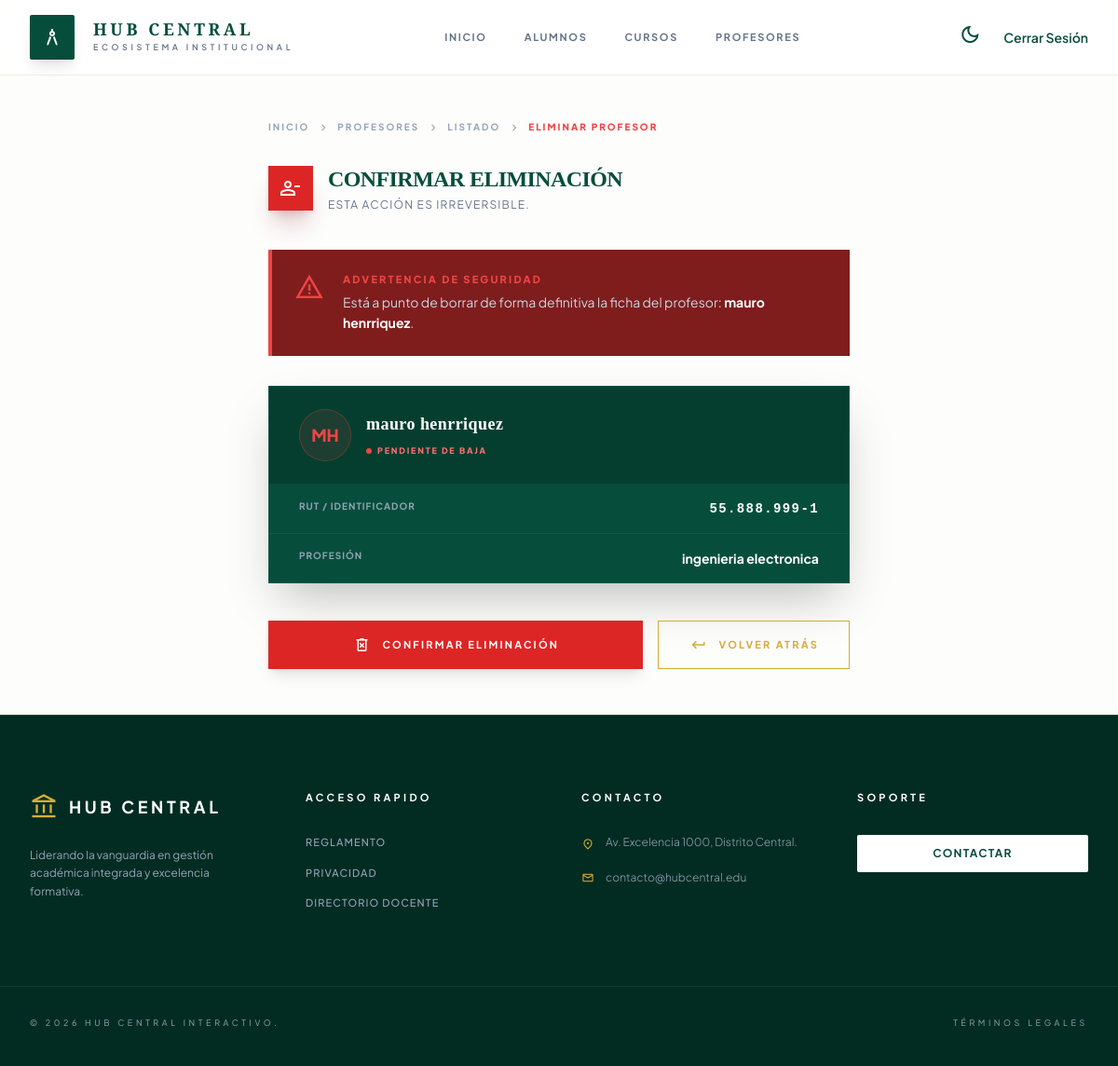
The page /profesores/55.888.999-1/eliminar/ (signed in) on the database its author committed.
### profesores/models.py (models this page shows, shortened)
class Profesor(models.Model):
    rut = models.CharField(max_length=12, primary_key=True, verbose_name="RUT")
    nombre = models.CharField(max_length=100, verbose_name="Nombre")
    apellido = models.CharField(max_length=100, verbose_name="Apellido")
    fecha_nacimiento = models.DateField(verbose_name="Fecha de Nacimiento")
    profesion = models.CharField(max_length=150, verbose_name="Profesión")
    class Meta:
        verbose_name = "Profesor"
        verbose_name_plural = "Profesores"
        ordering = ['apellido', 'nombre']

### profesores/views.py (the view, shortened to what this page needs)
# urls.py: path('<str:rut>/eliminar/', views.eliminar_profesor, name='eliminar_profesor'),
@login_required
def eliminar_profesor(request, rut):
    profesor = get_object_or_404(Profesor, rut=rut)
    contexto = {'profesor': profesor}
    return render(request, 'profesores/eliminar_profesor.html', contexto)

### profesores/templates/profesores/eliminar_profesor.html (shortened to what this page needs)
{% extends 'base.html' %}
{% block main %}
<div class="max-w-2xl mx-auto px-6 py-12">
    <nav class="flex items-center gap-2 text-[10px] font-bold text-slate-400 mb-8 uppercase tracking-[0.2em]">
        <a class="hover:text-primary transition-colors" href="{% url 'base' %}">Inicio</a>
        <span class="material-symbols-outlined text-[14px]">chevron_right</span>
        <a class="hover:text-primary transition-colors" href="{% url 'portal_profesores' %}">Profesores</a>
        <span class="material-symbols-outlined text-[14px]">chevron_right</span>
        <a class="hover:text-primary transition-colors" href="{% url 'lista_profesores' %}">Listado</a>
        <span class="material-symbols-outlined text-[14px]">chevron_right</span>
        <span class="text-red-500 font-black">Eliminar Profesor</span>
    </nav>
    <div class="mb-10 flex items-center gap-4">
        <div class="size-12 bg-red-600 flex items-center justify-center text-white shadow-xl shadow-red-900/20">
            <span class="material-symbols-outlined">person_remove</span>
        </div>
        <div>
            <h1 class="text-2xl font-serif font-bold text-secondary dark:text-white uppercase tracking-tight">Confirmar Eliminación</h1>
            <p class="text-slate-500 dark:text-slate-400 text-xs uppercase tracking-widest mt-1">Esta acción es irreversible.</p>
        </div>
    </div>
    <div class="bg-red-900  border-l-4 border-red-500 p-6 flex items-start gap-5 mb-8 backdrop-blur-sm">
        <span class="material-symbols-outlined text-red-500 text-[32px] shrink-0">report_problem</span>
        <div>
            <p class="text-[11px] font-black text-red-500 uppercase tracking-[0.2em] mb-1">Advertencia de Seguridad</p>
            <p class="text-sm text-slate-300 leading-relaxed">
                Está a punto de borrar de forma definitiva la ficha del profesor:
                <span class="text-white font-bold">{{ profesor.nombre }} {{ profesor.apellido }}</span>.
            </p>
        </div>
    </div>
    <div class="bg-secondary dark:bg-slate-900/50 border border-white/5 shadow-2xl overflow-hidden mb-10">
        <div class="px-8 py-6 border-b border-white/5 flex items-center gap-4 bg-black/20">
            <div class="size-14 rounded-full bg-red-500/10 border border-red-500/30 flex items-center justify-center shrink-0">
                <span class="text-red-500 text-lg font-black uppercase">
                    {{ profesor.nombre|first }}{{ profesor.apellido|first }}
                </span>
            </div>
            <div>
                <h2 class="text-lg font-serif font-bold text-white tracking-wide">
                    {{ profesor.nombre }} {{ profesor.apellido }}
                </h2>
                <span class="inline-flex items-center gap-1.5 text-[9px] font-black text-red-400 uppercase tracking-[0.2em]">
                    <span class="size-1.5 rounded-full bg-red-500 animate-pulse"></span> Pendiente de Baja
                </span>
            </div>
        </div>
        <div class="divide-y divide-white/5">
            <div class="px-8 py-4 flex justify-between hover:bg-white/5 transition-colors">
                <span class="text-[10px] font-bold text-slate-400 uppercase tracking-widest">RUT / Identificador</span>
                <span class="text-sm font-mono font-bold text-white tracking-widest">{{ profesor.rut }}</span>
            </div>
            <div class="px-8 py-4 flex justify-between hover:bg-white/5 transition-colors">
                <span class="text-[10px] font-bold text-slate-400 uppercase tracking-widest">Profesión</span>
                <span class="text-sm font-bold text-white">{{ profesor.profesion }}</span>
            </div>
        </div>
    </div>
    <form method="post">
        <div class="flex flex-col sm:flex-row gap-4">
            <button type="submit"
                    class="flex-1 flex items-center justify-center gap-3 bg-red-600 hover:bg-red-500 text-white font-bold py-4 px-6 uppercase tracking-[0.2em] text-[11px] transition-all shadow-lg active:scale-95">
                <span class="material-symbols-outlined text-[20px]">delete_forever</span>
                Confirmar Eliminación
            </button>
            <a href="{% url 'detalle_profesor' profesor.rut %}"
               class="flex items-center justify-center gap-3 bg-transparent hover:bg-white/5 text-[#d4ac31] text-[11px] font-bold uppercase tracking-[0.2em] py-3.5 px-8 transition-all border border-[#d4ac31]">
                <span class="material-symbols-outlined text-[20px]">keyboard_return</span>
                Volver Atrás
            </a>
        </div>
    </form>
</div>
{% endblock %}

### static/css/estilo.css (style rules this page uses)
:root { --emerald-deep: #064e3b; --emerald-rich: #065f46; --gold-primary: #d4af37; --gold-light: #f4e1a1; --background-base: #fdfdfc; --text-main: #1a2e2a; }

### profesores/templates/profesores/eliminar_profesor.html (style rules this page uses)
.font-serif { font-family: 'Playfair+Display', serif; }

### rows shown on the page
Profesor: nombre "mauro", apellido "henrriquez", nombre|first "M", apellido|first "H", rut "55.888.999-1", profesion "ingenieria electronica"
